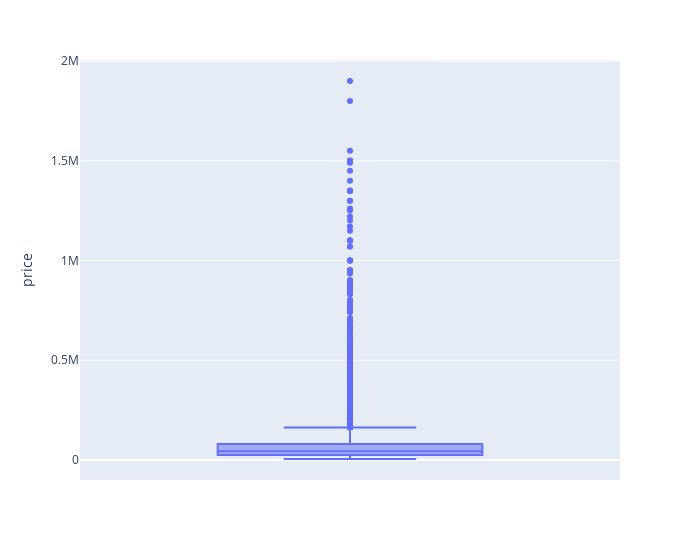

Notebook code cell kept with this figure:
### Code cell
import plotly.express as px
#визуализация

plt.hist(data[target_name], bins = 20, edgecolor='white')
plt.show()


fig = px.box(data_frame=data, y=target_name, width=700)
fig.show()

### Figure 1 — Plotly figure (JSON) as saved in the notebook; plotly's stock layout.template omitted (floating-point values rounded to 4 significant figures; data arrays with more than 128 entries replaced by an {"elided": "..."} marker saying what was removed)
{"data": [{"alignmentgroup": "True", "hovertemplate": "price=%{y}<extra></extra>", "legendgroup": "", "marker": {"color": "#636efa"}, "name": "", "notched": false, "offsetgroup": "", "orientation": "v", "showlegend": false, "type": "box", "x0": " ", "xaxis": "x", "y": {"elided": "32648 int values"}, "y0": " ", "yaxis": "y"}], "layout": {"boxmode": "group", "legend": {"tracegroupgap": 0}, "margin": {"t": 60}, "width": 700, "xaxis": {"anchor": "y", "domain": [0, 1]}, "yaxis": {"anchor": "x", "domain": [0, 1], "title": {"text": "price"}}}}
